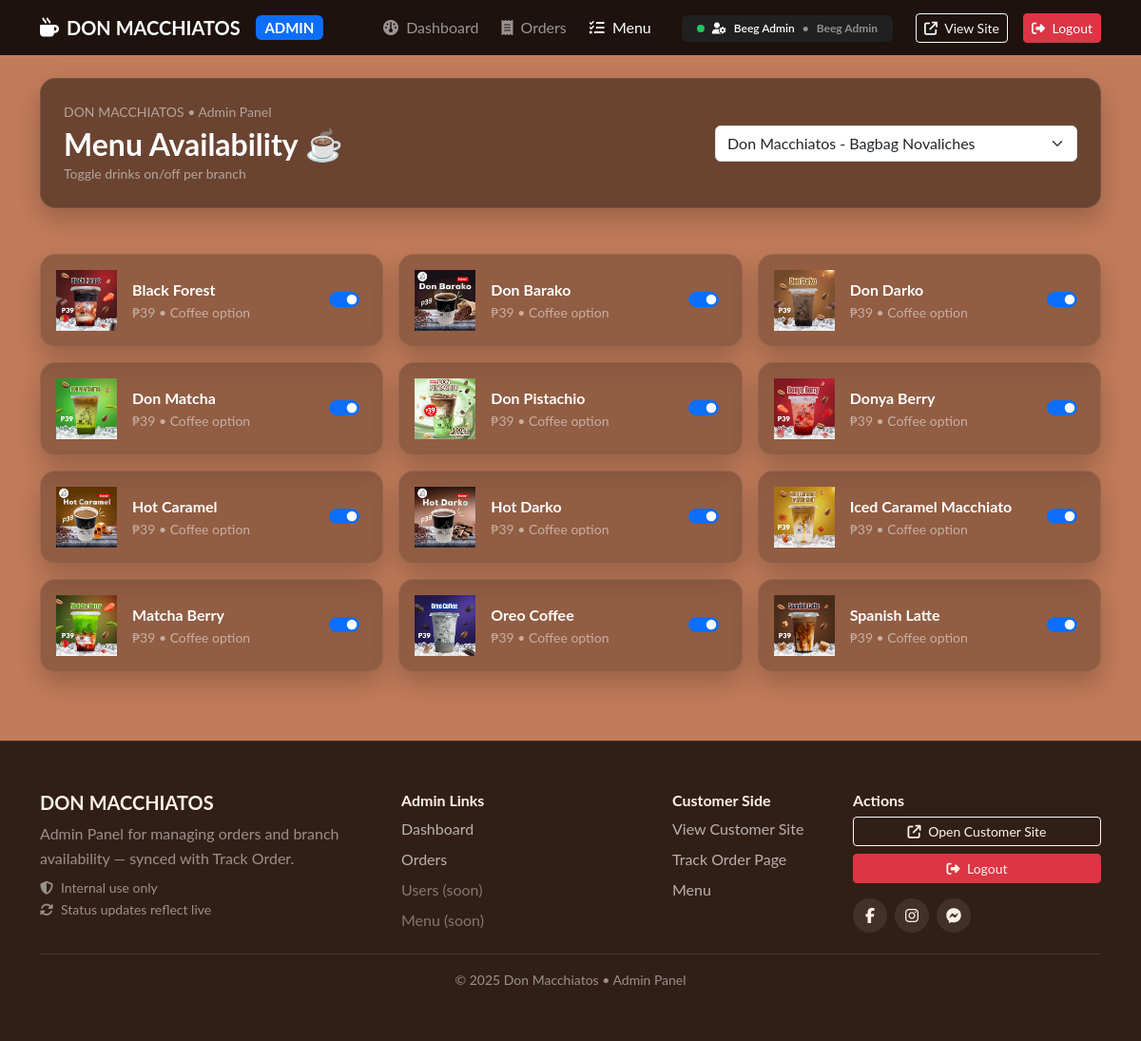
Page /admin/menu.php (signed in) on the committed database.
### tables this page shows
CREATE TABLE `products` (
  `product_id` int UNSIGNED NOT NULL,
  `category_id` int UNSIGNED DEFAULT NULL,
  `name` varchar(150) NOT NULL,
  `description` text,
  `image_path` varchar(255) DEFAULT NULL,
  `price` decimal(10,2) NOT NULL DEFAULT '39.00',
  `allow_no_coffee` tinyint(1) NOT NULL DEFAULT '1',
  `is_active` tinyint(1) NOT NULL DEFAULT '1',
  `created_at` datetime NOT NULL DEFAULT CURRENT_TIMESTAMP,
  `updated_at` datetime NOT NULL DEFAULT CURRENT_TIMESTAMP ON UPDATE CURRENT_TIMESTAMP
);

### admin/includes/admin-helpers.php (called while the page is built, shortened)
<?php
if (!function_exists('h')) {
  function h($s) {
    return htmlspecialchars((string)$s, ENT_QUOTES, 'UTF-8');
  }
}

### admin/includes/admin-auth.php (called while the page is built, shortened)
<?php
$ADMIN_ROLE      = (string)($_SESSION['admin_role'] ?? 'branch_admin');

### admin/menu.php (the view, shortened to what this page needs)
<?php
require_once __DIR__ . "/../config.php";
require_once __DIR__ . "/includes/admin-auth.php";
require_once __DIR__ . "/includes/admin-helpers.php";
$active_page = "menu";
include __DIR__ . "/includes/admin-head.php";
include __DIR__ . "/includes/admin-navbar.php";
if ($ADMIN_ROLE === 'super_admin') {
  $branchId = (int)($_GET['branch_id'] ?? 0);
  if ($branchId <= 0) {
    $branchId = (int)$mysqli->query(
      "SELECT branch_id FROM branches WHERE is_active=1 ORDER BY name LIMIT 1"
    )->fetch_row()[0];
  }
} else {
  $branchId = (int)$ADMIN_BRANCH_ID;
}
$branches = [];
if ($ADMIN_ROLE === 'super_admin') {
  $res = $mysqli->query("SELECT branch_id, name FROM branches WHERE is_active=1 ORDER BY name");
  while ($r = $res->fetch_assoc()) $branches[] = $r;
}
$items = [];
$stmt = $mysqli->prepare("
  SELECT
    p.product_id,
    p.name,
    p.image_path,
    p.is_active,
    IFNULL(bpa.is_available, 0) AS is_available
  FROM products p
  LEFT JOIN branch_product_availability bpa
    ON bpa.product_id = p.product_id
   AND bpa.branch_id = ?
  WHERE p.is_active = 1
  ORDER BY p.name ASC
");
$stmt->bind_param("i", $branchId);
$stmt->execute();
$res = $stmt->get_result();
while ($row = $res->fetch_assoc()) $items[] = $row;
?>
<section class="py-4">
  <div class="container">
    <div class="panel-card rounded-4 p-4" style="background:rgba(0,0,0,.45);">
      <div class="d-flex justify-content-between align-items-center flex-wrap gap-3">
        <div>
          <div class="text-white-50 small mb-1">DON MACCHIATOS • Admin Panel</div>
          <h2 class="fw-bold mb-0">Menu Availability ☕</h2>
          <div class="text-white-50 small">
            Toggle drinks on/off per branch
          </div>
        </div>
        <?php if ($ADMIN_ROLE === 'super_admin'): ?>
          <form method="get">
            <select name="branch_id" class="form-select" onchange="this.form.submit()">
              <?php foreach ($branches as $b): ?>
                <option value="<?= (int)$b['branch_id'] ?>"
                  <?= $branchId === (int)$b['branch_id'] ? 'selected' : '' ?>>
                  <?= h($b['name']) ?>
                </option>
              <?php endforeach; ?>
            </select>
          </form>
        <?php else: ?>
          <span class="badge bg-dark bg-opacity-75 px-3 py-2">
            Branch #<?= (int)$branchId ?>
          </span>
        <?php endif; ?>
      </div>
    </div>
  </div>
</section>
<div class="container py-4">
  <div class="row g-3">
    <?php foreach ($items as $it): ?>
      <div class="col-md-6 col-lg-4">
        <div class="panel-card rounded-4 p-3 h-100"
             style="background:rgba(0,0,0,.25);">
          <div class="d-flex align-items-center gap-3">
            <img src="../<?= h($it['image_path']) ?>"
                 alt=""
                 style="width:64px;height:64px;object-fit:contain;">
            <div class="flex-grow-1">
              <div class="fw-bold"><?= h($it['name']) ?></div>
              <div class="small text-white-50">₱39 • Coffee option</div>
            </div>
            <div class="form-check form-switch">
              <input class="form-check-input js-toggle-item"
                     type="checkbox"
                     data-product-id="<?= (int)$it['product_id'] ?>"
                     <?= $it['is_available'] ? 'checked' : '' ?>>
            </div>
          </div>
        </div>
      </div>
    <?php endforeach; ?>
  </div>
</div>
<?php include __DIR__ . "/includes/admin-footer.php"; ?>

### admin/includes/admin-head.php (shortened to what this page needs)
<!DOCTYPE html>
<html lang="en">
<head>
  <link href="https://cdn.jsdelivr.net/npm/bootstrap@5.3.8/dist/css/bootstrap.min.css" rel="stylesheet">
  <link rel="stylesheet" href="https://cdnjs.cloudflare.com/ajax/libs/font-awesome/6.5.2/css/all.min.css">
  <link rel="stylesheet" href="../assets/css/style.css">
</head>
<body class="text-white">

### admin/includes/admin-navbar.php (shortened to what this page needs)
<?php
require_once __DIR__ . "/admin-helpers.php";
$adminName = $_SESSION['admin_name'] ?? 'Admin';
$adminRole = $_SESSION['admin_role'] ?? '';
if (!function_exists('adminRoleLabel')) {
  function adminRoleLabel($role) {
    return match((string)$role) {
      'super_admin'  => 'Beeg Admin',
      'branch_admin' => 'Branch Admin',
      default        => ucwords(str_replace('_',' ', (string)$role)),
    };
  }
}
?>
<nav class="navbar navbar-expand-lg navbar-dark sticky-top"
     style="background:rgba(0,0,0,.85); backdrop-filter: blur(6px);">
  <div class="container">
    <a class="navbar-brand fw-bold d-flex align-items-center gap-2" href="dashboard.php">
      <i class="fa-solid fa-mug-hot"></i>
      DON MACCHIATOS
      <span class="badge bg-primary ms-2">ADMIN</span>
    </a>
    <div class="collapse navbar-collapse" id="adminNav">
      <ul class="navbar-nav ms-auto align-items-lg-center gap-lg-2">
        <li class="nav-item">
          <a class="nav-link <?= ($active_page ?? '') === 'dashboard' ? 'active' : '' ?>"
             href="dashboard.php">
            <i class="fa-solid fa-gauge me-1"></i> Dashboard
          </a>
        </li>
        <li class="nav-item">
          <a class="nav-link <?= ($active_page ?? '') === 'orders' ? 'active' : '' ?>"
             href="orders.php">
            <i class="fa-solid fa-receipt me-1"></i> Orders
          </a>
        </li>
        <li class="nav-item">
          <a class="nav-link <?= ($active_page ?? '') === 'menu' ? 'active' : '' ?>"
             href="menu.php">
            <i class="fa-solid fa-list-check me-1"></i> Menu
          </a>
        </li>
        <li class="nav-item ms-lg-3 mt-2 mt-lg-0">
          <span class="badge bg-dark bg-opacity-75 px-3 py-2 d-inline-flex align-items-center gap-2 flex-wrap">
            <span class="d-inline-flex align-items-center gap-2">
              <span class="rounded-circle"
                    style="width:8px;height:8px;background:#22c55e;display:inline-block;"></span>
              <i class="fa-solid fa-user-gear"></i>
            </span>
            <span class="fw-semibold"><?= h($adminName) ?></span>
            <span class="text-white-50">•</span>
            <span class="text-white-50"><?= h(adminRoleLabel($adminRole)) ?></span>
          </span>
        </li>
        <li class="nav-item ms-lg-3 mt-2 mt-lg-0">
          <a class="btn btn-outline-light btn-sm" href="../menu.php" target="_blank">
            <i class="fa-solid fa-arrow-up-right-from-square me-1"></i> View Site
          </a>
        </li>
        <li class="nav-item ms-lg-2 mt-2 mt-lg-0">
          <a class="btn btn-danger btn-sm" href="logout.php">
            <i class="fa-solid fa-right-from-bracket me-1"></i> Logout
          </a>
        </li>
      </ul>
    </div>
  </div>
</nav>

### admin/includes/admin-footer.php (shortened to what this page needs)
<?php
$customer_site_link = $customer_site_link ?? '../index.php';
?>
<footer class="site-footer mt-5">
  <div class="container py-1">
    <div class="row g-4">
      <div class="col-md-4">
        <h5 class="fw-bold mb-2">DON MACCHIATOS</h5>
        <p class="text-white-50 mb-2">
          Admin Panel for managing orders and branch availability — synced with Track Order.
        </p>
        <div class="text-white-50 small">
          <div><i class="fa-solid fa-shield-halved me-2"></i>Internal use only</div>
          <div><i class="fa-solid fa-rotate me-2"></i>Status updates reflect live</div>
        </div>
      </div>
      <div class="col-md-3">
        <h6 class="fw-bold mb-2">Admin Links</h6>
        <ul class="list-unstyled footer-links mb-0">
          <li><a href="dashboard.php">Dashboard</a></li>
          <li><a href="orders.php">Orders</a></li>
          <li><a href="users.php" style="pointer-events:none;opacity:.6;">Users (soon)</a></li>
          <li><a href="menu.php" style="pointer-events:none;opacity:.6;">Menu (soon)</a></li>
        </ul>
      </div>
      <div class="col-md-2">
        <h6 class="fw-bold mb-2">Customer Side</h6>
        <ul class="list-unstyled footer-links mb-0">
          <li><a href="<?= htmlspecialchars($customer_site_link) ?>" target="_blank" rel="noopener">View Customer Site</a></li>
          <li><a href="../track-order.php" target="_blank" rel="noopener">Track Order Page</a></li>
          <li><a href="../menu.php" target="_blank" rel="noopener">Menu</a></li>
        </ul>
      </div>
      <div class="col-md-3">
        <h6 class="fw-bold mb-2">Actions</h6>
        <div class="d-grid gap-2">
          <a class="btn btn-outline-light btn-sm" href="<?= htmlspecialchars($customer_site_link) ?>" target="_blank" rel="noopener">
            <i class="fa-solid fa-arrow-up-right-from-square me-1"></i> Open Customer Site
          </a>
          <a class="btn btn-danger btn-sm" href="logout.php">
            <i class="fa-solid fa-right-from-bracket me-1"></i> Logout
          </a>
        </div>
        <div class="d-flex gap-2 mt-3">
          <a href="#" class="footer-social" aria-label="Facebook"><i class="fa-brands fa-facebook-f"></i></a>
          <a href="#" class="footer-social" aria-label="Instagram"><i class="fa-brands fa-instagram"></i></a>
          <a href="#" class="footer-social" aria-label="Messenger"><i class="fa-brands fa-facebook-messenger"></i></a>
        </div>
      </div>
    </div>
    <hr class="border-secondary my-3">
    <div class="text-center text-white-50 small">
      © <?= date('Y') ?> Don Macchiatos • Admin Panel
    </div>
  </div>
</footer>
</body>
</html>

### assets/css/style.css (style rules this page uses)
body { font-family: 'Lato', sans-serif; background-color: #c27c5a; color: #3a2e2a; line-height: 1.6; }
a { text-decoration: none; }
h1, h2, h3, h4, h5, h6 { font-weight: 700; }
.site-footer { background-color: #4b3621; color: #fff2e6; padding: 3rem 1rem; margin-top: 3rem; }
.site-footer h5 { font-weight: 700; }
.site-footer a { color: #fff2e6; transition: color 0.3s ease; }
.panel-card { background: rgba(0,0,0,0.35); border: 1px solid rgba(255,255,255,0.12); box-shadow: 0 12px 28px rgba(0,0,0,0.22); }
.panel-card { background: rgba(0,0,0,.55); border: 1px solid rgba(255,255,255,.08); backdrop-filter: blur(8px); }
.site-footer { background: rgba(0,0,0,.75); border-top: 1px solid rgba(255,255,255,.08); backdrop-filter: blur(8px); }
.footer-links li { margin-bottom: .4rem; }
.footer-links a { color: rgba(255,255,255,.65); text-decoration: none; }
.footer-social { width: 36px; height: 36px; border-radius: 50%; display: inline-flex; align-items: center; justify-content: center; background: rgba(255,255,255,.08); color: #fff; text-decoration: none; transition: background .2s ease; }

### rows in the picture
products: image_path (picture), name "Black Forest"
products: image_path (picture), name "Don Barako"
products: image_path (picture), name "Don Darko"
products: image_path (picture), name "Don Matcha"
products: image_path (picture), name "Don Pistachio"
products: image_path (picture), name "Donya Berry"
products: image_path (picture), name "Hot Caramel"
products: image_path (picture), name "Hot Darko"
products: image_path (picture), name "Iced Caramel Macchiato"
products: image_path (picture), name "Matcha Berry"
products: image_path (picture), name "Oreo Coffee"
products: image_path (picture), name "Spanish Latte"

### other values in the picture
$adminName "Beeg Admin"
adminRoleLabel($adminRole) "Beeg Admin"
form field branch_id "Don Macchiatos - Bagbag Novaliches"
